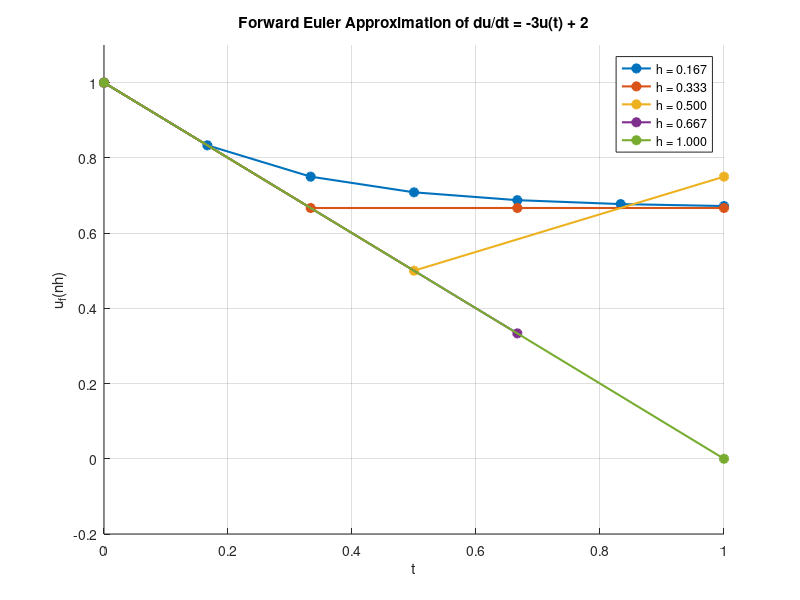

MATLAB code to generate this figure:
% 1. Finite-differences

% Creates the graph for part (a)
h_values = [1/6, 1/3, 1/2, 2/3, 1];
t_max = 1;
colors = lines(length(h_values));

figure; hold on; grid on;

for i = 1:length(h_values)
    h = h_values(i);
    
    t = 0:h:t_max;
    u = zeros(size(t));
    u(1) = 1;
    
    for n = 1:(length(t)-1)
        u(n+1) = (1 - 3*h)*u(n) + 2*h;
    end
    
    plot(t, u, 'o-', 'Color', colors(i,:), 'LineWidth', 1.5, ...
         'MarkerFaceColor', colors(i,:), 'DisplayName', sprintf('h = %.3f', h));
end

xlabel('t');
ylabel('u_f(nh)');
title('Forward Euler Approximation of du/dt = -3u(t) + 2');
legend('Location', 'northeast');
axis([0 1 -0.2 1.1]);
hold off;